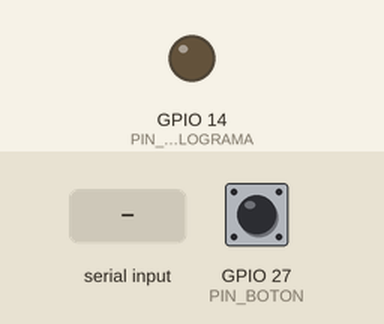
Bench run of a sketch on a simulated ESP32. On the bench: output pins drawn as LEDs (lit = HIGH). The test bench sets the inputs (shaded band); at power-on: GPIO 27 (PIN_BOTON) HIGH. What the sketch prints to the serial monitor is not drawn.

Above: at 1.2 s.
1.3 s: "H1\n" received over Serial
At 2.3 s:
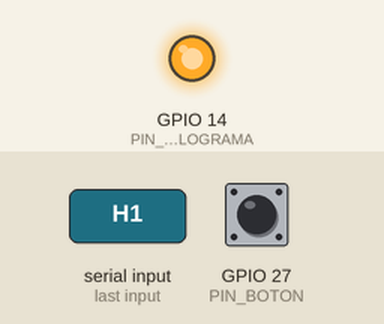
2.8 s: "H0\n" received over Serial
At 3.4 s:
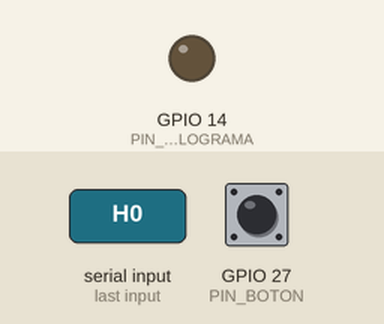
Timing chart, 0 to 5.8 s (numbered marks = the images above; inputs shaded):
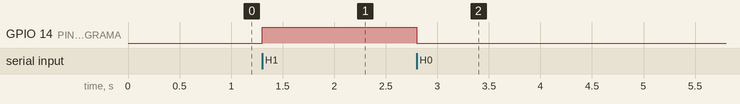

Measured:
- after the input at 1.3 s, GPIO 14 (PIN_HOLOGRAMA): LOW → HIGH at once
- after the input at 2.8 s, GPIO 14 (PIN_HOLOGRAMA): HIGH → LOW at once

The sketch:

meeseeks.ino
```cpp
/*
 * Caja de Meeseeks — firmware para ESP32 (o Arduino con botón + LED/relé).
 *
 * Qué hace:
 *   - Lee el BOTÓN gigante. Al apretarlo (con antirrebote) avisa al cerebro:
 *         EVENT button
 *   - Recibe por serial los comandos del cerebro (meeseeks.py):
 *         H1  -> enciende la luz del holograma (el ayudante "aparece")
 *         H0  -> la apaga (el ayudante "se va")
 *
 * El holograma es un Pepper's ghost: una lámina transparente a 45° refleja una
 * pantalla/LED que va DENTRO del cilindro. Aquí controlamos su retroiluminación
 * con un pin (LED potente o relé/MOSFET hacia una tira). El cerebro decide el
 * ciclo de vida; este firmware solo lo enciende, lo apaga y detecta el botón.
 *
 * Para la VOZ real: el cerebro saca la frase por serial; conéctale un DFPlayer
 * Mini + altavoz (TTS pregrabado) o reproduce el TTS desde el PC.
 */

// --- Pines (ver pinout.md). Cámbialos según tu cableado. ---
const int PIN_BOTON     = 27;   // botón gigante a GND (usa el pull-up interno)
const int PIN_HOLOGRAMA = 14;   // LED/relé/MOSFET de la luz del holograma

// --- Calibración (el mundo físico no es el ideal del papel; ajústala) ---
const unsigned long DEBOUNCE_MS = 50;    // antirrebote del botón
const unsigned long RELANZAR_MS = 4000;  // ignora reaprietes mientras el ayudante trabaja

int estadoBoton = HIGH;
unsigned long ultimoCambio = 0;
unsigned long ultimoBoton = 0;

void setup() {
  Serial.begin(115200);
  pinMode(PIN_BOTON, INPUT_PULLUP);   // suelto = HIGH; apretado = LOW
  pinMode(PIN_HOLOGRAMA, OUTPUT);
  digitalWrite(PIN_HOLOGRAMA, LOW);   // arranca apagado (en reposo)
  Serial.println("Meeseeks listo. Aprieta el boton.");
}

void loop() {
  // 1) ¿apretaron el botón? (con antirrebote y sin dispararse mientras trabaja)
  int lectura = digitalRead(PIN_BOTON);
  if (lectura != estadoBoton && millis() - ultimoCambio > DEBOUNCE_MS) {
    ultimoCambio = millis();
    estadoBoton = lectura;
    if (estadoBoton == LOW && millis() - ultimoBoton > RELANZAR_MS) {
      ultimoBoton = millis();
      Serial.println("EVENT button");   // el cerebro arranca el ciclo de vida
    }
  }

  // 2) ¿llegó un comando del cerebro? enciende o apaga el holograma
  if (Serial.available()) {
    String linea = Serial.readStringUntil('\n');
    linea.trim();
    if (linea == "H1") digitalWrite(PIN_HOLOGRAMA, HIGH);   // aparece
    else if (linea == "H0") digitalWrite(PIN_HOLOGRAMA, LOW);  // se va
    // (cualquier otra línea es la frase para el TTS; la maneja el PC/DFPlayer)
  }
}
```
